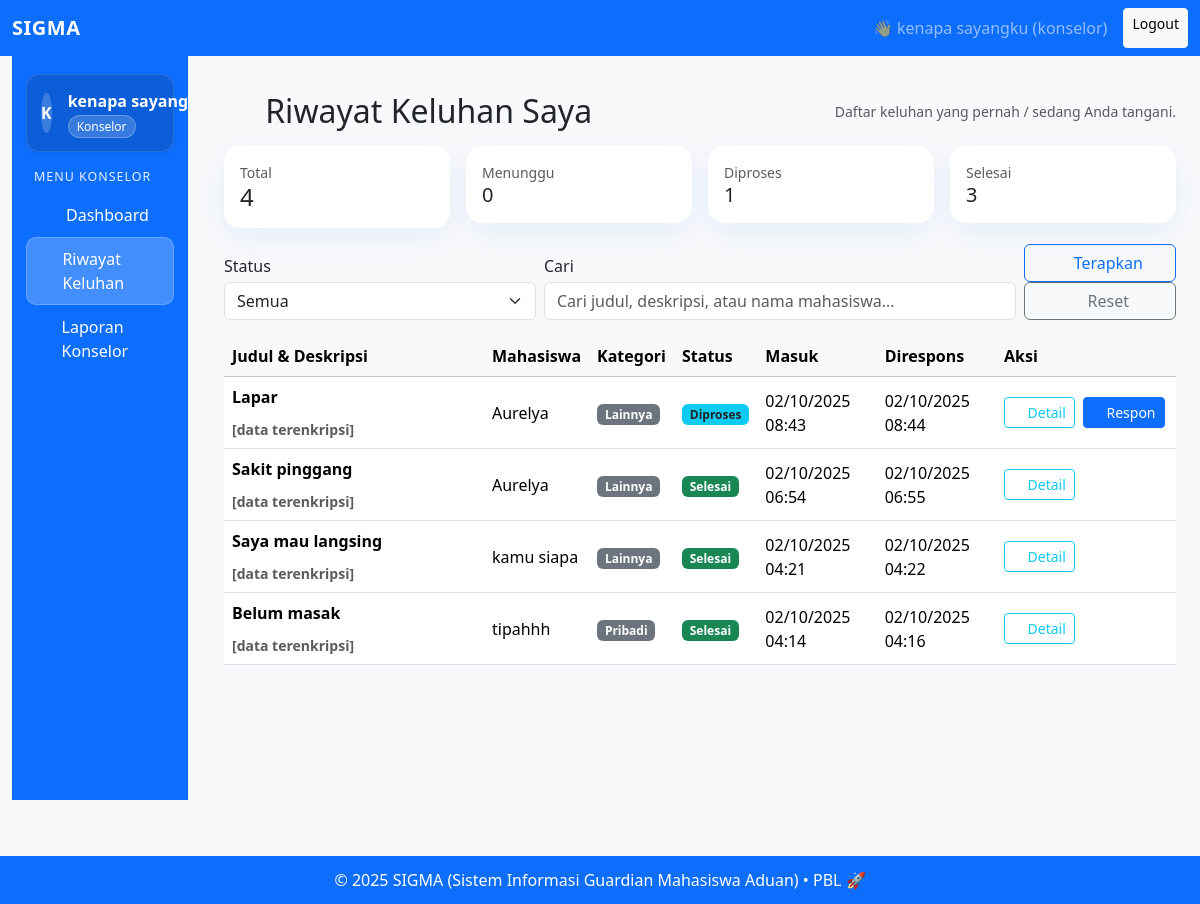
The page /riwayat_keluhan_konselor (signed in) on the database its author committed.
### app.py (models this page shows, shortened)
class User(db.Model):
    id = db.Column(db.Integer, primary_key=True)
    username = db.Column(db.String(150), unique=True, nullable=False)   # pola sesuai peran
    password_hash = db.Column(db.String(200), nullable=False)
    role = db.Column(db.String(50), nullable=False)                     # mahasiswa | konselor | admin
    keluhan = db.relationship("Keluhan", backref="mahasiswa", foreign_keys="Keluhan.mahasiswa_id")
    tangani = db.relationship("Keluhan", backref="konselor", foreign_keys="Keluhan.konselor_id")
    respon = db.relationship("Respon", backref="konselor", lazy=True)

class Keluhan(db.Model):
    id = db.Column(db.Integer, primary_key=True)
    judul = db.Column(db.String(200), nullable=False)
    kategori = db.Column(db.String(100), nullable=False)
    deskripsi = db.Column(HybridEncryptedText, nullable=False)
    status = db.Column(db.String(50), default="Menunggu")
    tanggal_dibuat = db.Column(db.DateTime, default=datetime.utcnow)
    tanggal_direspon = db.Column(db.DateTime)
    mahasiswa_id = db.Column(db.Integer, db.ForeignKey("user.id"), nullable=False)
    konselor_id = db.Column(db.Integer, db.ForeignKey("user.id"))
    respon = db.relationship("Respon", backref="keluhan", lazy=True, order_by="Respon.tanggal_respon.asc()")

### app.py (the view, shortened to what this page needs)
@app.route("/riwayat_keluhan_konselor")
def riwayat_keluhan_konselor():
    if "user_id" not in session or session.get("role") != "konselor":
        return redirect(url_for("login"))
    konselor = User.query.get(session["user_id"])
    status = request.args.get("status", "Semua")
    qtext = request.args.get("q", "").strip().lower()
    q_base = Keluhan.query.filter(Keluhan.konselor_id == konselor.id)
    if status in ("Menunggu", "Diproses", "Selesai"):
        q_base = q_base.filter(Keluhan.status == status)
    q_base = q_base.join(User, Keluhan.mahasiswa).order_by(Keluhan.tanggal_dibuat.desc())
    semua = q_base.all()
    if not qtext:
        keluhan_list = semua
    return render_template("riwayat_keluhan_konselor.html",
        konselor=konselor,
        keluhan_list=keluhan_list,
        status_filter=status
    )

### app.py (called while the page is built, shortened)
def _decrypt_value(db_value: str) -> str:
    if db_value is None:
        return None
    if not ENCRYPTION_OK:
        try:
            blob = json.loads(db_value)
            if isinstance(blob, dict) and "ct" in blob and "wk" in blob:
                return "[data terenkripsi]"
        except Exception:
            pass
        return db_value

@app.before_request
def load_current_user():
    g.current_user = None
    if "user_id" in session:
        g.current_user = User.query.get(session["user_id"])

@app.context_processor
def inject_user():
    return dict(current_user=g.current_user, csrf_token=generate_csrf)

    def process_result_value(self, value, dialect):
        return _decrypt_value(value)

### templates/riwayat_keluhan_konselor.html (shortened to what this page needs)
{% extends "base.html" %}
{% block content %}
<div class="container mt-3">
  <div class="d-flex justify-content-between align-items-center mb-3">
    <h2 class="mb-0"><i class="fa-solid fa-clock-rotate-left me-2"></i> Riwayat Keluhan Saya</h2>
    <div class="text-muted small">Daftar keluhan yang pernah / sedang Anda tangani.</div>
  </div>
  {% set total = keluhan_list|length if keluhan_list else 0 %}
  <div class="row g-3 mb-3">
    <div class="col-md-3">
      <div class="card k-card stat-card">
        <div class="card-body">
          <div class="small text-muted">Total</div>
          <div class="h4 mb-0">{{ total }}</div>
        </div>
      </div>
    </div>
    <div class="col-md-3">
      <a class="text-decoration-none" href="{{ url_for('riwayat_keluhan_konselor', status='Menunggu', q=request.args.get('q','')) }}">
        <div class="card k-card stat-card">
          <div class="card-body">
            <div class="small text-muted">Menunggu</div>
            <div class="h5 mb-0">
              {{ keluhan_list|selectattr('status','equalto','Menunggu')|list|length if keluhan_list else 0 }}
            </div>
          </div>
        </div>
      </a>
    </div>
    <div class="col-md-3">
      <a class="text-decoration-none" href="{{ url_for('riwayat_keluhan_konselor', status='Diproses', q=request.args.get('q','')) }}">
        <div class="card k-card stat-card">
          <div class="card-body">
            <div class="small text-muted">Diproses</div>
            <div class="h5 mb-0">
              {{ keluhan_list|selectattr('status','equalto','Diproses')|list|length if keluhan_list else 0 }}
            </div>
          </div>
        </div>
      </a>
    </div>
    <div class="col-md-3">
      <a class="text-decoration-none" href="{{ url_for('riwayat_keluhan_konselor', status='Selesai', q=request.args.get('q','')) }}">
        <div class="card k-card stat-card">
          <div class="card-body">
            <div class="small text-muted">Selesai</div>
            <div class="h5 mb-0">
              {{ keluhan_list|selectattr('status','equalto','Selesai')|list|length if keluhan_list else 0 }}
            </div>
          </div>
        </div>
      </a>
    </div>
  </div>
  <form method="GET" class="row g-2 align-items-end mb-3">
    <div class="col-sm-4">
      <label for="status" class="form-label mb-1">Status</label>
      <select id="status" name="status" class="form-select">
        <option value="Semua"   {{ 'selected' if status_filter == 'Semua' else '' }}>Semua</option>
      </select>
    </div>
    <div class="col-sm-6">
      <label for="q" class="form-label mb-1">Cari</label>
      <input
        id="q"
        name="q"
        type="text"
        class="form-control"
        placeholder="Cari judul, deskripsi, atau nama mahasiswa…"
        value="{{ request.args.get('q','')|e }}"
        autocomplete="on">
    </div>
    <div class="col-sm-2 d-grid gap-2 gap-sm-0">
      <button class="btn btn-outline-primary" type="submit">
        <i class="fa-solid fa-filter"></i> Terapkan
      </button>
      <a class="btn btn-outline-secondary mt-2 mt-sm-0" href="{{ url_for('riwayat_keluhan_konselor') }}">
        <i class="fa-solid fa-rotate-left"></i> Reset
      </a>
    </div>
  </form>
  {% if keluhan_list %}
    <div class="table-responsive">
      <table class="table table-hover align-middle">
        <thead class="table-light">
          <tr>
            <th style="min-width:260px">Judul &amp; Deskripsi</th>
            <th>Mahasiswa</th>
            <th>Kategori</th>
            <th>Status</th>
            <th>Masuk</th>
            <th>Direspons</th>
            <th style="min-width:180px">Aksi</th>
          </tr>
        </thead>
        <tbody>
          {% for k in keluhan_list %}
            <tr>
              <td class="fw-semibold">
                <div class="text-ellipsis" title="{{ k.judul|e }}">{{ k.judul|e }}</div>
                <div class="small text-muted mt-1">
                  {{ (k.deskripsi or '')[:120]|e }}{% if k.deskripsi and k.deskripsi|length > 120 %}…{% endif %}
                </div>
              </td>
              <td>{{ (k.mahasiswa.username if k.mahasiswa else '-')|e }}</td>
              <td><span class="badge bg-secondary">{{ (k.kategori or '-')|e }}</span></td>
              <td>
                {% if k.status == 'Menunggu' %}
                  <span class="badge bg-warning text-dark">Menunggu</span>
                {% elif k.status == 'Diproses' %}
                  <span class="badge bg-info text-dark">Diproses</span>
                {% elif k.status == 'Selesai' %}
                  <span class="badge bg-success">Selesai</span>
                {% else %}
                  <span class="badge bg-light text-dark">{{ k.status|e }}</span>
                {% endif %}
              </td>
              <td>{% if k.tanggal_dibuat %}{{ k.tanggal_dibuat.strftime('%d/%m/%Y %H:%M') }}{% else %}-{% endif %}</td>
              <td>{% if k.tanggal_direspon %}{{ k.tanggal_direspon.strftime('%d/%m/%Y %H:%M') }}{% else %}-{% endif %}</td>
              <td>
                <a class="btn btn-sm btn-outline-info me-1" href="{{ url_for('detail_keluhan', keluhan_id=k.id) }}">
                  <i class="fa-solid fa-eye"></i> Detail
                </a>
                {% if k.status != 'Selesai' %}
                  <a class="btn btn-sm btn-primary" href="{{ url_for('respon_keluhan', keluhan_id=k.id) }}">
                    <i class="fa-solid fa-reply"></i> Respon
                  </a>
                {% endif %}
              </td>
            </tr>
          {% endfor %}
        </tbody>
      </table>
    </div>
  {% else %}
    <div class="alert alert-light border d-flex align-items-center" role="alert">
      <i class="fa-solid fa-inbox me-2"></i>
      Tidak ada data untuk filter/pencarian ini.
    </div>
  {% endif %}
</div>
{% endblock %}

### templates/base.html (shortened to what this page needs)
<!DOCTYPE html>
<html lang="id">
<head>
  <link href="https://cdn.jsdelivr.net/npm/bootstrap@5.3.2/dist/css/bootstrap.min.css" rel="stylesheet">
  <link href="https://cdnjs.cloudflare.com/ajax/libs/font-awesome/6.5.0/css/all.min.css" rel="stylesheet"/>
</head>
<body>
  <nav class="navbar navbar-expand-lg navbar-dark bg-primary">
    <div class="container-fluid">
      <a class="navbar-brand fw-bold" href="{{ url_for('index') }}">SIGMA</a>
      <div class="d-flex ms-auto">
        {% if current_user %}
          <span class="navbar-text me-3">👋 {{ current_user.username }} ({{ current_user.role }})</span>
          <a class="btn btn-light btn-sm" href="{{ url_for('logout') }}">Logout</a>
        {% else %}
          <a class="btn btn-outline-light btn-sm me-2" href="{{ url_for('login') }}">Login</a>
          <a class="btn btn-warning btn-sm" href="{{ url_for('register') }}">Register</a>
        {% endif %}
      </div>
    </div>
  </nav>
  <div class="container-fluid app-layout">
    <div class="row">
      {% if current_user and current_user.role in ['admin','konselor','mahasiswa'] %}
      <aside class="col-lg-2 col-md-3">
        <div id="sidebarCollapse" class="sidebar collapse d-lg-block">
          <div class="profile-card d-flex align-items-center gap-3">
            <div class="avatar-circle" aria-hidden="true">
              {{ (current_user.username[0]|upper) if current_user and current_user.username else 'U' }}
            </div>
            <div class="flex-grow-1">
              <div class="fw-semibold text-truncate">{{ current_user.username }}</div>
              <span class="role-badge text-capitalize">{{ current_user.role }}</span>
            </div>
          </div>
          {% if current_user.role == 'admin' %}
            <h6>Menu Admin</h6>
            <nav class="nav nav-vertical flex-column">
              <a class="nav-link {% if request.endpoint == 'dashboard_admin' %}active{% endif %}" href="{{ url_for('dashboard_admin') }}">
                <i class="fa-solid fa-gauge-high" aria-hidden="true"></i> Dashboard
              </a>
              <a class="nav-link {% if request.endpoint == 'kelola_user' %}active{% endif %}" href="{{ url_for('kelola_user') }}">
                <i class="fa-solid fa-users-gear" aria-hidden="true"></i> Kelola User
              </a>
              <a class="nav-link {% if request.endpoint == 'laporan_sistem' %}active{% endif %}" href="{{ url_for('laporan_sistem') }}">
                <i class="fa-solid fa-clipboard-list" aria-hidden="true"></i> Rekap Keluhan
              </a>
            </nav>
          {% elif current_user.role == 'konselor' %}
            <h6>Menu Konselor</h6>
            <nav class="nav nav-vertical flex-column">
              <a class="nav-link {% if request.endpoint == 'dashboard_konselor' %}active{% endif %}" href="{{ url_for('dashboard_konselor') }}">
                <i class="fa-solid fa-briefcase" aria-hidden="true"></i> Dashboard
              </a>
              <a class="nav-link {% if request.endpoint == 'riwayat_keluhan_konselor' %}active{% endif %}" href="{{ url_for('riwayat_keluhan_konselor') }}">
                <i class="fa-solid fa-clock-rotate-left" aria-hidden="true"></i> Riwayat Keluhan
              </a>
              <a class="nav-link " href="{{ url_for('laporan_konselor') }}">
                <i class="fa-solid fa-file-lines" aria-hidden="true"></i> Laporan Konselor
              </a>
            </nav>
          {% endif %}
        </div>
      </aside>
      {% endif %}
      <main class="{% if current_user and current_user.role in ['admin','konselor','mahasiswa'] %}col-lg-10 col-md-9{% else %}col-12{% endif %}">
        {% block content %}{% endblock %}
      </main>
    </div>
  </div>
  <footer>
    <p class="mb-0">&copy; 2025 SIGMA (Sistem Informasi Guardian Mahasiswa Aduan) • PBL 🚀</p>
  </footer>
</body>
</html>

### templates/base.html (style rules this page uses)
:root { --primary:#0d6efd; --primary-2:#4dabf7; --bg-soft:#f8f9fa; --sidebar-bg: var(--primary); --sidebar-bg-dark: #0b5ed7; --sidebar-text: #ffffff; --sidebar-hover: rgba(255,255,255,.14); --sidebar-active: rgba(255,255,255,.22); --shadow-1: 0 10px 30px rgba(13,110,253,.08); --shadow-2: 0 24px 60px rgba(13,110,253,.12); --shadow-soft: 0 18px 50px rgba(0,0,0,.06); }
body { background: var(--bg-soft); }
.navbar-brand { letter-spacing:.5px; }
.app-layout { min-height: 100vh; }
.sidebar { background: var(--sidebar-bg); color: var(--sidebar-text); padding: 18px 14px; position: sticky; top: 0; height: calc(100vh - 56px); overflow-y: auto; }
.sidebar .profile-card { background: var(--sidebar-bg-dark); border: 1px solid rgba(255,255,255,.12); color: var(--sidebar-text); border-radius: 14px; padding: 14px; box-shadow: 0 2px 6px rgba(0,0,0,.08); }
.avatar-circle { width: 40px; height: 40px; border-radius: 50%; background: rgba(255,255,255,.2); display:flex; align-items:center; justify-content:center; font-weight: 700; color: #fff; }
.role-badge { background: rgba(255,255,255,.18); border:1px solid rgba(255,255,255,.25); color:#fff; padding:.15rem .5rem; border-radius: 999px; font-size:.75rem; }
.sidebar h6 { font-size:.78rem; text-transform: uppercase; letter-spacing:.08em; opacity:.9; margin: 18px 8px 8px; }
.nav-vertical .nav-link { color: var(--sidebar-text); display:flex; align-items:center; gap:10px; padding:10px 12px; border-radius:10px; transition: background .15s ease; font-weight:500; }
.nav-vertical .nav-link i { width: 18px; text-align:center; }
.nav-vertical .nav-link.active { background: var(--sidebar-active); box-shadow: inset 0 0 0 1px rgba(255,255,255,.2); }
main { padding: 20px; }
footer { background: var(--primary); color:#fff; text-align:center; padding:12px 0; }
.k-card { border:0; border-radius:1rem; box-shadow: var(--shadow-1); background:#fff }

### templates/riwayat_keluhan_konselor.html (style rules this page uses)
.k-card { border:0; border-radius:1rem; box-shadow:0 10px 30px rgba(13,110,253,.08) }
.text-ellipsis { max-width:520px; display:inline-block; white-space:nowrap; overflow:hidden; text-overflow:ellipsis }

### rows shown on the page
User: username "kenapa sayangku", role "konselor", username "K", username "kenapa…", role "Konselor"
Keluhan: judul "Lapar", deskripsi "[data terenkripsi]", kategori "Lainnya", status "Diproses", tanggal_dibuat "02/10/2025 08:43", tanggal_direspon "02/10/2025 08:44"
User: username "Aurelya"
Keluhan: judul "Sakit pinggang", deskripsi "[data terenkripsi]", kategori "Lainnya", status "Selesai", tanggal_dibuat "02/10/2025 06:54", tanggal_direspon "02/10/2025 06:55"
Keluhan: judul "Saya mau langsing", deskripsi "[data terenkripsi]", kategori "Lainnya", status "Selesai", tanggal_dibuat "02/10/2025 04:21", tanggal_direspon "02/10/2025 04:22"
User: username "kamu siapa"
Keluhan: judul "Belum masak", deskripsi "[data terenkripsi]", kategori "Pribadi", status "Selesai", tanggal_dibuat "02/10/2025 04:14", tanggal_direspon "02/10/2025 04:16"
User: username "tipahhh"

### other values the page prints
{{ total }} "4"
